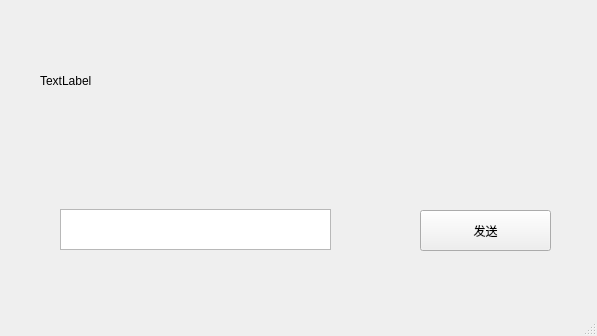
<?xml version="1.0" encoding="UTF-8"?>
<ui version="4.0">
 <class>MainWindow</class>
 <widget class="QMainWindow" name="MainWindow">
  <property name="geometry">
   <rect>
    <x>0</x>
    <y>0</y>
    <width>597</width>
    <height>336</height>
   </rect>
  </property>
  <property name="windowTitle">
   <string>MainWindow</string>
  </property>
  <widget class="QWidget" name="centralwidget">
   <widget class="QPushButton" name="sendButton">
    <property name="geometry">
     <rect>
      <x>420</x>
      <y>210</y>
      <width>131</width>
      <height>41</height>
     </rect>
    </property>
    <property name="text">
     <string>发送</string>
    </property>
   </widget>
   <widget class="QLabel" name="label">
    <property name="geometry">
     <rect>
      <x>40</x>
      <y>30</y>
      <width>501</width>
      <height>101</height>
     </rect>
    </property>
    <property name="text">
     <string>TextLabel</string>
    </property>
   </widget>
   <widget class="QTextEdit" name="textEdit">
    <property name="geometry">
     <rect>
      <x>60</x>
      <y>209</y>
      <width>271</width>
      <height>41</height>
     </rect>
    </property>
   </widget>
  </widget>
  <widget class="QMenuBar" name="menubar">
   <property name="geometry">
    <rect>
     <x>0</x>
     <y>0</y>
     <width>597</width>
     <height>21</height>
    </rect>
   </property>
  </widget>
  <widget class="QStatusBar" name="statusbar"/>
 </widget>
 <resources/>
 <connections/>
</ui>
